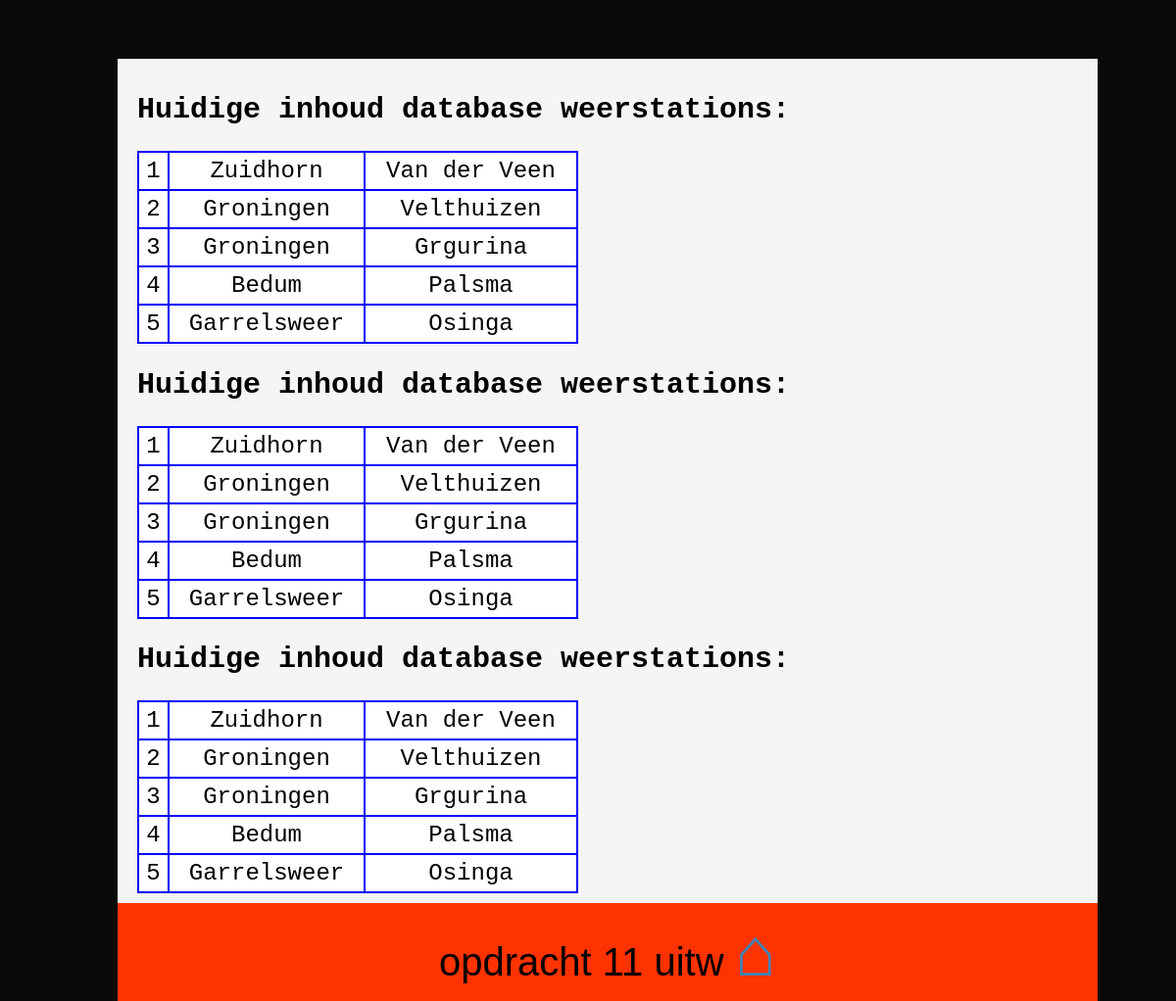
Screenshot of /public/PHP/opdracht_11_uitw.php with the database file from the repository.
### tables this page shows
CREATE TABLE IF NOT EXISTS `stations` (
`ws_id` int(2) NOT NULL,
  `plaats` text NOT NULL,
  `beheerder` varchar(32) NOT NULL
);

### public/PHP/opdracht_11_uitw.php (the view, shortened to what this page needs)
<?PHP
include('opdracht_begin.php');
require('database.php');
$database = "weerstations";
$DBverbinding = mysqli_connect($servernaam, $gebruikersnaam, $wachtwoord, $database);
function toon_tabel($sql,$DBverbinding) {
  $records = mysqli_query($DBverbinding, $sql);
  $record_teller=0;
  while($record = mysqli_fetch_assoc($records)) {
    $lijst[$record_teller]=$record;
    $record_teller++;
  }
  echo '<h2>Huidige inhoud database weerstations:</h2>
        <table style="border-collapse: collapse; width: 450px; background: white; text-align: center; font-size: 1.2em;">';
  foreach ($lijst as $record) {
    echo '<tr style="height: 20px;">';
    echo '<td style="border: 2px solid blue; padding: 5px;">'.$record['ws_id'].'</td>
          <td style="border: 2px solid blue; padding: 5px;">'.$record['plaats'].'</td>
          <td style="border: 2px solid blue; padding: 5px;">'.$record['beheerder'].'</td>';
    echo '</tr>';
  }
  echo '</table>';
}
$sql = "SELECT * FROM stations";
toon_tabel($sql,$DBverbinding);
$sql = "INSERT INTO stations (plaats, beheerder) VALUES ('Klijndijk', 'Jannes')";
mysqli_query($DBverbinding, $sql);
$sql = "SELECT * FROM stations";
toon_tabel($sql,$DBverbinding);
$sql = "DELETE FROM stations WHERE plaats='Groningen'";
mysqli_query($DBverbinding, $sql);
$sql = "SELECT * FROM stations";
toon_tabel($sql,$DBverbinding);
include('opdracht_eind.php');
?>

### public/PHP/CSS/main.css (style rules this page uses)
body { background-color: #0A0A0A; padding: 0; margin: 0; font-size: 125%; }

### rows the page displays
stations: ws_id "1", plaats "Zuidhorn", beheerder "Van der Veen"
stations: ws_id "2", plaats "Groningen", beheerder "Velthuizen"
stations: ws_id "3", plaats "Groningen", beheerder "Grgurina"
stations: ws_id "4", plaats "Bedum", beheerder "Palsma"
stations: ws_id "5", plaats "Garrelsweer", beheerder "Osinga"

### other values shown
$titel "opdracht 11 uitw"
